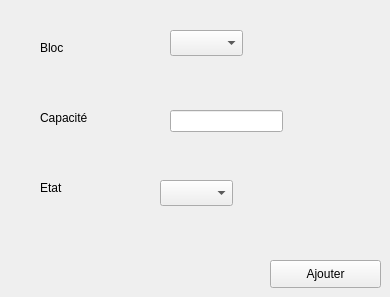
      <widget class="QWidget" name="tab_2">
       <attribute name="title">
        <string>Ajouter Bloc</string>
       </attribute>
       <widget class="QPushButton" name="pushButton_ajouter">
        <property name="geometry">
         <rect>
          <x>270</x>
          <y>260</y>
          <width>111</width>
          <height>28</height>
         </rect>
        </property>
        <property name="text">
         <string>Ajouter</string>
        </property>
       </widget>
       <widget class="QLabel" name="label_3">
        <property name="geometry">
         <rect>
          <x>40</x>
          <y>40</y>
          <width>61</width>
          <height>16</height>
         </rect>
        </property>
        <property name="text">
         <string>Bloc</string>
        </property>
       </widget>
       <widget class="QLabel" name="label_7">
        <property name="geometry">
         <rect>
          <x>40</x>
          <y>110</y>
          <width>61</width>
          <height>16</height>
         </rect>
        </property>
        <property name="text">
         <string>Capacité</string>
        </property>
       </widget>
       <widget class="QLabel" name="label_8">
        <property name="geometry">
         <rect>
          <x>40</x>
          <y>180</y>
          <width>61</width>
          <height>16</height>
         </rect>
        </property>
        <property name="text">
         <string>Etat</string>
        </property>
       </widget>
       <widget class="QLineEdit" name="lineEdit_capacite">
        <property name="geometry">
         <rect>
          <x>170</x>
          <y>110</y>
          <width>113</width>
          <height>22</height>
         </rect>
        </property>
       </widget>
       <widget class="QComboBox" name="comboBox_bloc_a">
        <property name="geometry">
         <rect>
          <x>170</x>
          <y>30</y>
          <width>73</width>
          <height>26</height>
         </rect>
        </property>
       </widget>
       <widget class="QComboBox" name="comboBox_etat_a_2">
        <property name="geometry">
         <rect>
          <x>160</x>
          <y>180</y>
          <width>73</width>
          <height>26</height>
         </rect>
        </property>
       </widget>
      </widget>
